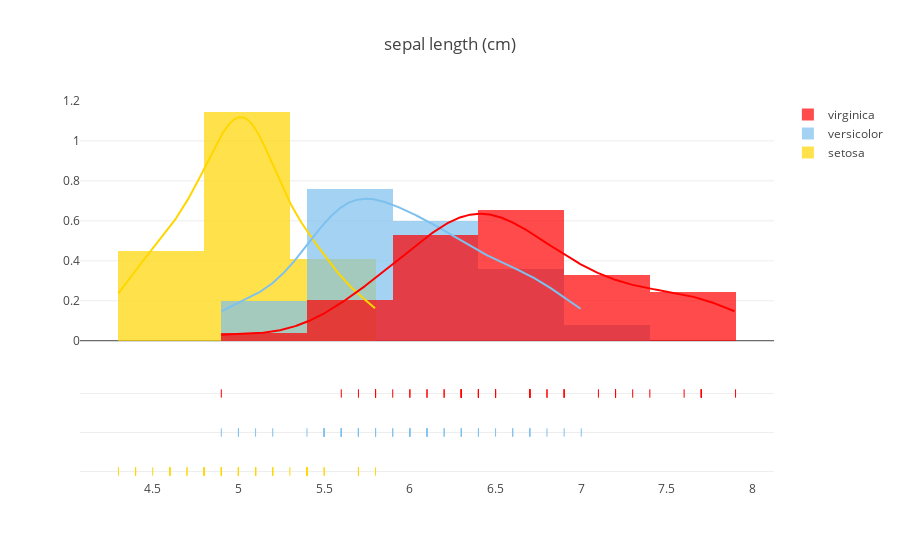
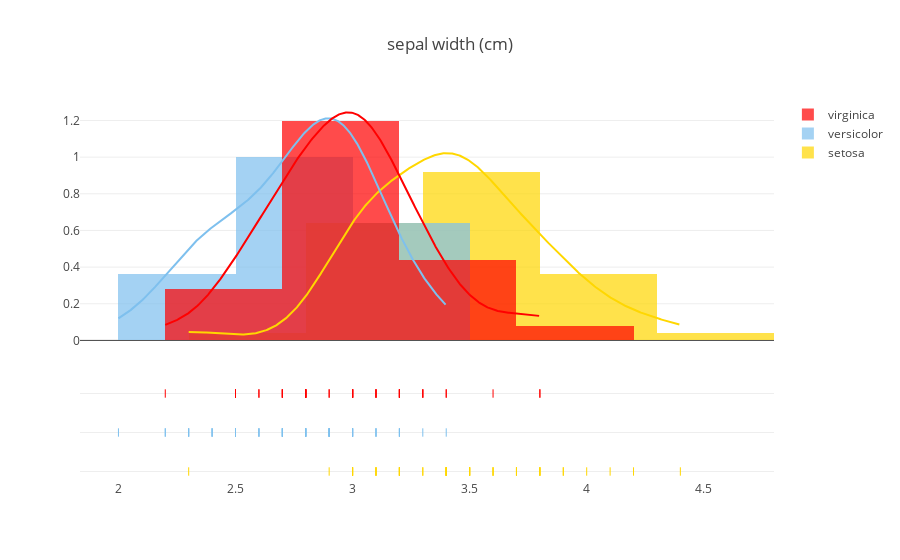
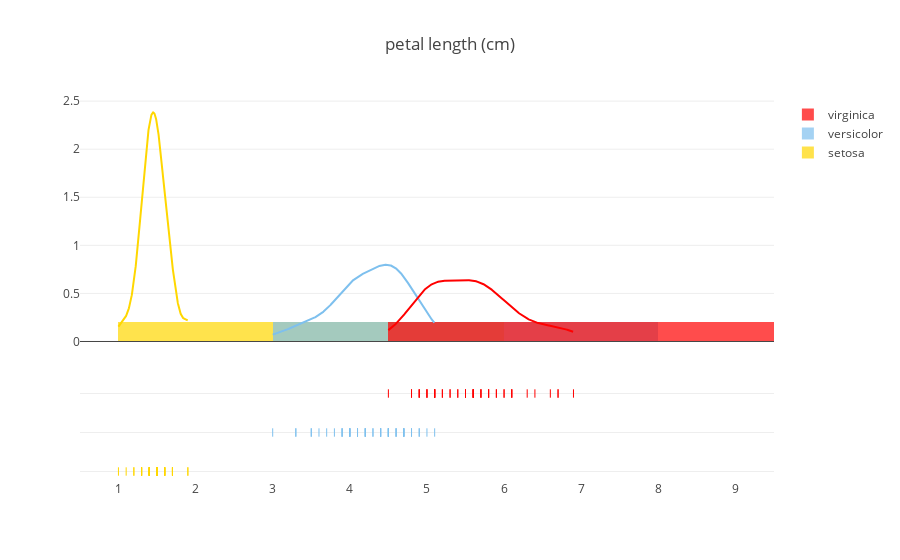
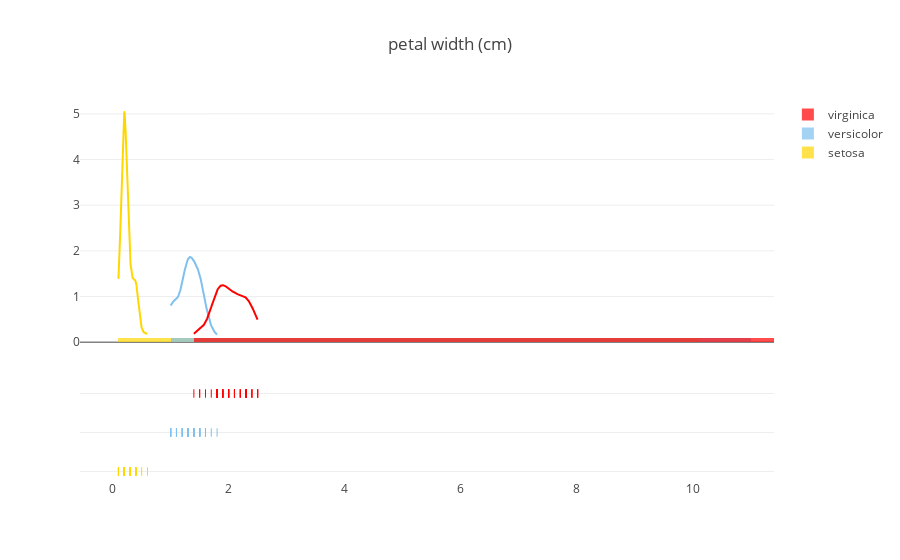

Notebook code cell kept with these figures, in order:
### Code cell
plot_distribution('sepal length (cm)', .5)
plot_distribution('sepal width (cm)', .5)
plot_distribution('petal length (cm)', 5)
plot_distribution('petal width (cm)', 10)

### Figure 1 — Plotly figure (JSON) as saved in the notebook; plotly's stock layout.template omitted (floating-point values rounded to 4 significant figures; data arrays with more than 128 entries replaced by an {"elided": "..."} marker saying what was removed)
{"data": [{"autobinx": false, "histnorm": "probability density", "legendgroup": "setosa", "marker": {"color": "#FFD700"}, "name": "setosa", "opacity": 0.7, "type": "histogram", "uid": "8b34f1ed-d793-406d-af57-40c13eba2fee", "x": [5.1, 4.9, 4.7, 4.6, 5, 5.4, 4.6, 5, 4.4, 4.9, 5.4, 4.8, 4.8, 4.3, 5.8, 5.7, 5.4, 5.1, 5.7, 5.1, 5.4, 5.1, 4.6, 5.1, 4.8, 5, 5, 5.2, 5.2, 4.7, 4.8, 5.4, 5.2, 5.5, 4.9, 5, 5.5, 4.9, 4.4, 5.1, 5, 4.5, 4.4, 5, 5.1, 4.8, 5.1, 4.6, 5.3, 5], "xaxis": "x", "xbins": {"end": 5.8, "size": 0.5, "start": 4.3}, "yaxis": "y"}, {"autobinx": false, "histnorm": "probability density", "legendgroup": "versicolor", "marker": {"color": "#7EC0EE"}, "name": "versicolor", "opacity": 0.7, "type": "histogram", "uid": "3303ca36-0ce8-4377-a250-16216abc7381", "x": [7, 6.4, 6.9, 5.5, 6.5, 5.7, 6.3, 4.9, 6.6, 5.2, 5, 5.9, 6, 6.1, 5.6, 6.7, 5.6, 5.8, 6.2, 5.6, 5.9, 6.1, 6.3, 6.1, 6.4, 6.6, 6.8, 6.7, 6, 5.7, 5.5, 5.5, 5.8, 6, 5.4, 6, 6.7, 6.3, 5.6, 5.5, 5.5, 6.1, 5.8, 5, 5.6, 5.7, 5.7, 6.2, 5.1, 5.7], "xaxis": "x", "xbins": {"end": 7, "size": 0.5, "start": 4.9}, "yaxis": "y"}, {"autobinx": false, "histnorm": "probability density", "legendgroup": "virginica", "marker": {"color": "#FF0000"}, "name": "virginica", "opacity": 0.7, "type": "histogram", "uid": "1d608d16-b46f-44b3-a6f9-37fda25dd41e", "x": [6.3, 5.8, 7.1, 6.3, 6.5, 7.6, 4.9, 7.3, 6.7, 7.2, 6.5, 6.4, 6.8, 5.7, 5.8, 6.4, 6.5, 7.7, 7.7, 6, 6.9, 5.6, 7.7, 6.3, 6.7, 7.2, 6.2, 6.1, 6.4, 7.2, 7.4, 7.9, 6.4, 6.3, 6.1, 7.7, 6.3, 6.4, 6, 6.9, 6.7, 6.9, 5.8, 6.8, 6.7, 6.7, 6.3, 6.5, 6.2, 5.9], "xaxis": "x", "xbins": {"end": 7.9, "size": 0.5, "start": 4.9}, "yaxis": "y"}, {"legendgroup": "setosa", "marker": {"color": "#FFD700"}, "mode": "lines", "name": "setosa", "showlegend": false, "type": "scatter", "uid": "9ba1ce51-520c-49bb-ad70-3b55a4c0a527", "x": {"elided": "500 float values"}, "xaxis": "x", "y": {"elided": "500 float values"}, "yaxis": "y"}, {"legendgroup": "versicolor", "marker": {"color": "#7EC0EE"}, "mode": "lines", "name": "versicolor", "showlegend": false, "type": "scatter", "uid": "8f5f0156-0deb-403d-a03a-4ae6ac11543a", "x": {"elided": "500 float values"}, "xaxis": "x", "y": {"elided": "500 float values"}, "yaxis": "y"}, {"legendgroup": "virginica", "marker": {"color": "#FF0000"}, "mode": "lines", "name": "virginica", "showlegend": false, "type": "scatter", "uid": "6dd01d19-6162-400c-98bd-e03c92c3ad6b", "x": {"elided": "500 float values"}, "xaxis": "x", "y": {"elided": "500 float values"}, "yaxis": "y"}, {"legendgroup": "setosa", "marker": {"color": "#FFD700", "symbol": "line-ns-open"}, "mode": "markers", "name": "setosa", "showlegend": false, "type": "scatter", "uid": "c7e64e7b-352c-4dad-b6f0-81a606ac6657", "x": [5.1, 4.9, 4.7, 4.6, 5, 5.4, 4.6, 5, 4.4, 4.9, 5.4, 4.8, 4.8, 4.3, 5.8, 5.7, 5.4, 5.1, 5.7, 5.1, 5.4, 5.1, 4.6, 5.1, 4.8, 5, 5, 5.2, 5.2, 4.7, 4.8, 5.4, 5.2, 5.5, 4.9, 5, 5.5, 4.9, 4.4, 5.1, 5, 4.5, 4.4, 5, 5.1, 4.8, 5.1, 4.6, 5.3, 5], "xaxis": "x", "y": ["setosa", "setosa", "setosa", "setosa", "setosa", "setosa", "setosa", "setosa", "setosa", "setosa", "setosa", "setosa", "setosa", "setosa", "setosa", "setosa", "setosa", "setosa", "setosa", "setosa", "setosa", "setosa", "setosa", "setosa", "setosa", "setosa", "setosa", "setosa", "setosa", "setosa", "setosa", "setosa", "setosa", "setosa", "setosa", "setosa", "setosa", "setosa", "setosa", "setosa", "setosa", "setosa", "setosa", "setosa", "setosa", "setosa", "setosa", "setosa", "setosa", "setosa"], "yaxis": "y2"}, {"legendgroup": "versicolor", "marker": {"color": "#7EC0EE", "symbol": "line-ns-open"}, "mode": "markers", "name": "versicolor", "showlegend": false, "type": "scatter", "uid": "cdaf88a5-771c-426a-8909-9100eba8976f", "x": [7, 6.4, 6.9, 5.5, 6.5, 5.7, 6.3, 4.9, 6.6, 5.2, 5, 5.9, 6, 6.1, 5.6, 6.7, 5.6, 5.8, 6.2, 5.6, 5.9, 6.1, 6.3, 6.1, 6.4, 6.6, 6.8, 6.7, 6, 5.7, 5.5, 5.5, 5.8, 6, 5.4, 6, 6.7, 6.3, 5.6, 5.5, 5.5, 6.1, 5.8, 5, 5.6, 5.7, 5.7, 6.2, 5.1, 5.7], "xaxis": "x", "y": ["versicolor", "versicolor", "versicolor", "versicolor", "versicolor", "versicolor", "versicolor", "versicolor", "versicolor", "versicolor", "versicolor", "versicolor", "versicolor", "versicolor", "versicolor", "versicolor", "versicolor", "versicolor", "versicolor", "versicolor", "versicolor", "versicolor", "versicolor", "versicolor", "versicolor", "versicolor", "versicolor", "versicolor", "versicolor", "versicolor", "versicolor", "versicolor", "versicolor", "versicolor", "versicolor", "versicolor", "versicolor", "versicolor", "versicolor", "versicolor", "versicolor", "versicolor", "versicolor", "versicolor", "versicolor", "versicolor", "versicolor", "versicolor", "versicolor", "versicolor"], "yaxis": "y2"}, {"legendgroup": "virginica", "marker": {"color": "#FF0000", "symbol": "line-ns-open"}, "mode": "markers", "name": "virginica", "showlegend": false, "type": "scatter", "uid": "c179f648-dd93-4a87-a985-75b800148961", "x": [6.3, 5.8, 7.1, 6.3, 6.5, 7.6, 4.9, 7.3, 6.7, 7.2, 6.5, 6.4, 6.8, 5.7, 5.8, 6.4, 6.5, 7.7, 7.7, 6, 6.9, 5.6, 7.7, 6.3, 6.7, 7.2, 6.2, 6.1, 6.4, 7.2, 7.4, 7.9, 6.4, 6.3, 6.1, 7.7, 6.3, 6.4, 6, 6.9, 6.7, 6.9, 5.8, 6.8, 6.7, 6.7, 6.3, 6.5, 6.2, 5.9], "xaxis": "x", "y": ["virginica", "virginica", "virginica", "virginica", "virginica", "virginica", "virginica", "virginica", "virginica", "virginica", "virginica", "virginica", "virginica", "virginica", "virginica", "virginica", "virginica", "virginica", "virginica", "virginica", "virginica", "virginica", "virginica", "virginica", "virginica", "virginica", "virginica", "virginica", "virginica", "virginica", "virginica", "virginica", "virginica", "virginica", "virginica", "virginica", "virginica", "virginica", "virginica", "virginica", "virginica", "virginica", "virginica", "virginica", "virginica", "virginica", "virginica", "virginica", "virginica", "virginica"], "yaxis": "y2"}], "layout": {"barmode": "overlay", "hovermode": "closest", "legend": {"traceorder": "reversed"}, "title": {"text": "sepal length (cm)"}, "xaxis": {"anchor": "y2", "domain": [0, 1], "zeroline": false}, "yaxis": {"anchor": "free", "domain": [0.35, 1], "position": 0}, "yaxis2": {"anchor": "x", "domain": [0, 0.25], "dtick": 1, "showticklabels": false}}}

### Figure 2 — Plotly figure (JSON) as saved in the notebook; plotly's stock layout.template omitted (floating-point values rounded to 4 significant figures; data arrays with more than 128 entries replaced by an {"elided": "..."} marker saying what was removed)
{"data": [{"autobinx": false, "histnorm": "probability density", "legendgroup": "setosa", "marker": {"color": "#FFD700"}, "name": "setosa", "opacity": 0.7, "type": "histogram", "uid": "83496e4d-a82f-4636-863e-af7fa880d8d7", "x": [3.5, 3, 3.2, 3.1, 3.6, 3.9, 3.4, 3.4, 2.9, 3.1, 3.7, 3.4, 3, 3, 4, 4.4, 3.9, 3.5, 3.8, 3.8, 3.4, 3.7, 3.6, 3.3, 3.4, 3, 3.4, 3.5, 3.4, 3.2, 3.1, 3.4, 4.1, 4.2, 3.1, 3.2, 3.5, 3.6, 3, 3.4, 3.5, 2.3, 3.2, 3.5, 3.8, 3, 3.8, 3.2, 3.7, 3.3], "xaxis": "x", "xbins": {"end": 4.4, "size": 0.5, "start": 2.3}, "yaxis": "y"}, {"autobinx": false, "histnorm": "probability density", "legendgroup": "versicolor", "marker": {"color": "#7EC0EE"}, "name": "versicolor", "opacity": 0.7, "type": "histogram", "uid": "52b30912-803c-4b79-b813-126fa2613d06", "x": [3.2, 3.2, 3.1, 2.3, 2.8, 2.8, 3.3, 2.4, 2.9, 2.7, 2, 3, 2.2, 2.9, 2.9, 3.1, 3, 2.7, 2.2, 2.5, 3.2, 2.8, 2.5, 2.8, 2.9, 3, 2.8, 3, 2.9, 2.6, 2.4, 2.4, 2.7, 2.7, 3, 3.4, 3.1, 2.3, 3, 2.5, 2.6, 3, 2.6, 2.3, 2.7, 3, 2.9, 2.9, 2.5, 2.8], "xaxis": "x", "xbins": {"end": 3.4, "size": 0.5, "start": 2}, "yaxis": "y"}, {"autobinx": false, "histnorm": "probability density", "legendgroup": "virginica", "marker": {"color": "#FF0000"}, "name": "virginica", "opacity": 0.7, "type": "histogram", "uid": "4b6e0fd6-01f0-4514-a48b-4dbbe4e82c89", "x": [3.3, 2.7, 3, 2.9, 3, 3, 2.5, 2.9, 2.5, 3.6, 3.2, 2.7, 3, 2.5, 2.8, 3.2, 3, 3.8, 2.6, 2.2, 3.2, 2.8, 2.8, 2.7, 3.3, 3.2, 2.8, 3, 2.8, 3, 2.8, 3.8, 2.8, 2.8, 2.6, 3, 3.4, 3.1, 3, 3.1, 3.1, 3.1, 2.7, 3.2, 3.3, 3, 2.5, 3, 3.4, 3], "xaxis": "x", "xbins": {"end": 3.8, "size": 0.5, "start": 2.2}, "yaxis": "y"}, {"legendgroup": "setosa", "marker": {"color": "#FFD700"}, "mode": "lines", "name": "setosa", "showlegend": false, "type": "scatter", "uid": "6edbd40b-92e9-45f5-ac5b-d1471f06c904", "x": {"elided": "500 float values"}, "xaxis": "x", "y": {"elided": "500 float values"}, "yaxis": "y"}, {"legendgroup": "versicolor", "marker": {"color": "#7EC0EE"}, "mode": "lines", "name": "versicolor", "showlegend": false, "type": "scatter", "uid": "0787e0dd-eb33-4d82-996c-cb6033007c89", "x": {"elided": "500 float values"}, "xaxis": "x", "y": {"elided": "500 float values"}, "yaxis": "y"}, {"legendgroup": "virginica", "marker": {"color": "#FF0000"}, "mode": "lines", "name": "virginica", "showlegend": false, "type": "scatter", "uid": "62d53e43-5d7a-4d35-b7dc-8e2ccca47825", "x": {"elided": "500 float values"}, "xaxis": "x", "y": {"elided": "500 float values"}, "yaxis": "y"}, {"legendgroup": "setosa", "marker": {"color": "#FFD700", "symbol": "line-ns-open"}, "mode": "markers", "name": "setosa", "showlegend": false, "type": "scatter", "uid": "a88dcb1f-a0ab-4400-a364-7e34f59fa8f1", "x": [3.5, 3, 3.2, 3.1, 3.6, 3.9, 3.4, 3.4, 2.9, 3.1, 3.7, 3.4, 3, 3, 4, 4.4, 3.9, 3.5, 3.8, 3.8, 3.4, 3.7, 3.6, 3.3, 3.4, 3, 3.4, 3.5, 3.4, 3.2, 3.1, 3.4, 4.1, 4.2, 3.1, 3.2, 3.5, 3.6, 3, 3.4, 3.5, 2.3, 3.2, 3.5, 3.8, 3, 3.8, 3.2, 3.7, 3.3], "xaxis": "x", "y": ["setosa", "setosa", "setosa", "setosa", "setosa", "setosa", "setosa", "setosa", "setosa", "setosa", "setosa", "setosa", "setosa", "setosa", "setosa", "setosa", "setosa", "setosa", "setosa", "setosa", "setosa", "setosa", "setosa", "setosa", "setosa", "setosa", "setosa", "setosa", "setosa", "setosa", "setosa", "setosa", "setosa", "setosa", "setosa", "setosa", "setosa", "setosa", "setosa", "setosa", "setosa", "setosa", "setosa", "setosa", "setosa", "setosa", "setosa", "setosa", "setosa", "setosa"], "yaxis": "y2"}, {"legendgroup": "versicolor", "marker": {"color": "#7EC0EE", "symbol": "line-ns-open"}, "mode": "markers", "name": "versicolor", "showlegend": false, "type": "scatter", "uid": "ee085181-4b23-4c2d-80d3-003a9007c789", "x": [3.2, 3.2, 3.1, 2.3, 2.8, 2.8, 3.3, 2.4, 2.9, 2.7, 2, 3, 2.2, 2.9, 2.9, 3.1, 3, 2.7, 2.2, 2.5, 3.2, 2.8, 2.5, 2.8, 2.9, 3, 2.8, 3, 2.9, 2.6, 2.4, 2.4, 2.7, 2.7, 3, 3.4, 3.1, 2.3, 3, 2.5, 2.6, 3, 2.6, 2.3, 2.7, 3, 2.9, 2.9, 2.5, 2.8], "xaxis": "x", "y": ["versicolor", "versicolor", "versicolor", "versicolor", "versicolor", "versicolor", "versicolor", "versicolor", "versicolor", "versicolor", "versicolor", "versicolor", "versicolor", "versicolor", "versicolor", "versicolor", "versicolor", "versicolor", "versicolor", "versicolor", "versicolor", "versicolor", "versicolor", "versicolor", "versicolor", "versicolor", "versicolor", "versicolor", "versicolor", "versicolor", "versicolor", "versicolor", "versicolor", "versicolor", "versicolor", "versicolor", "versicolor", "versicolor", "versicolor", "versicolor", "versicolor", "versicolor", "versicolor", "versicolor", "versicolor", "versicolor", "versicolor", "versicolor", "versicolor", "versicolor"], "yaxis": "y2"}, {"legendgroup": "virginica", "marker": {"color": "#FF0000", "symbol": "line-ns-open"}, "mode": "markers", "name": "virginica", "showlegend": false, "type": "scatter", "uid": "511c4900-2f51-4d16-a74f-ae10b763bef7", "x": [3.3, 2.7, 3, 2.9, 3, 3, 2.5, 2.9, 2.5, 3.6, 3.2, 2.7, 3, 2.5, 2.8, 3.2, 3, 3.8, 2.6, 2.2, 3.2, 2.8, 2.8, 2.7, 3.3, 3.2, 2.8, 3, 2.8, 3, 2.8, 3.8, 2.8, 2.8, 2.6, 3, 3.4, 3.1, 3, 3.1, 3.1, 3.1, 2.7, 3.2, 3.3, 3, 2.5, 3, 3.4, 3], "xaxis": "x", "y": ["virginica", "virginica", "virginica", "virginica", "virginica", "virginica", "virginica", "virginica", "virginica", "virginica", "virginica", "virginica", "virginica", "virginica", "virginica", "virginica", "virginica", "virginica", "virginica", "virginica", "virginica", "virginica", "virginica", "virginica", "virginica", "virginica", "virginica", "virginica", "virginica", "virginica", "virginica", "virginica", "virginica", "virginica", "virginica", "virginica", "virginica", "virginica", "virginica", "virginica", "virginica", "virginica", "virginica", "virginica", "virginica", "virginica", "virginica", "virginica", "virginica", "virginica"], "yaxis": "y2"}], "layout": {"barmode": "overlay", "hovermode": "closest", "legend": {"traceorder": "reversed"}, "title": {"text": "sepal width (cm)"}, "xaxis": {"anchor": "y2", "domain": [0, 1], "zeroline": false}, "yaxis": {"anchor": "free", "domain": [0.35, 1], "position": 0}, "yaxis2": {"anchor": "x", "domain": [0, 0.25], "dtick": 1, "showticklabels": false}}}

### Figure 3 — Plotly figure (JSON) as saved in the notebook; plotly's stock layout.template omitted (floating-point values rounded to 4 significant figures; data arrays with more than 128 entries replaced by an {"elided": "..."} marker saying what was removed)
{"data": [{"autobinx": false, "histnorm": "probability density", "legendgroup": "setosa", "marker": {"color": "#FFD700"}, "name": "setosa", "opacity": 0.7, "type": "histogram", "uid": "c024b080-546e-4909-bed0-844533064b74", "x": [1.4, 1.4, 1.3, 1.5, 1.4, 1.7, 1.4, 1.5, 1.4, 1.5, 1.5, 1.6, 1.4, 1.1, 1.2, 1.5, 1.3, 1.4, 1.7, 1.5, 1.7, 1.5, 1, 1.7, 1.9, 1.6, 1.6, 1.5, 1.4, 1.6, 1.6, 1.5, 1.5, 1.4, 1.5, 1.2, 1.3, 1.4, 1.3, 1.5, 1.3, 1.3, 1.3, 1.6, 1.9, 1.4, 1.6, 1.4, 1.5, 1.4], "xaxis": "x", "xbins": {"end": 1.9, "size": 5, "start": 1}, "yaxis": "y"}, {"autobinx": false, "histnorm": "probability density", "legendgroup": "versicolor", "marker": {"color": "#7EC0EE"}, "name": "versicolor", "opacity": 0.7, "type": "histogram", "uid": "8fb39b0a-a64d-4e75-9ccd-ba37734d356d", "x": [4.7, 4.5, 4.9, 4, 4.6, 4.5, 4.7, 3.3, 4.6, 3.9, 3.5, 4.2, 4, 4.7, 3.6, 4.4, 4.5, 4.1, 4.5, 3.9, 4.8, 4, 4.9, 4.7, 4.3, 4.4, 4.8, 5, 4.5, 3.5, 3.8, 3.7, 3.9, 5.1, 4.5, 4.5, 4.7, 4.4, 4.1, 4, 4.4, 4.6, 4, 3.3, 4.2, 4.2, 4.2, 4.3, 3, 4.1], "xaxis": "x", "xbins": {"end": 5.1, "size": 5, "start": 3}, "yaxis": "y"}, {"autobinx": false, "histnorm": "probability density", "legendgroup": "virginica", "marker": {"color": "#FF0000"}, "name": "virginica", "opacity": 0.7, "type": "histogram", "uid": "e35515ec-5dd4-4a75-b400-4a7595353158", "x": [6, 5.1, 5.9, 5.6, 5.8, 6.6, 4.5, 6.3, 5.8, 6.1, 5.1, 5.3, 5.5, 5, 5.1, 5.3, 5.5, 6.7, 6.9, 5, 5.7, 4.9, 6.7, 4.9, 5.7, 6, 4.8, 4.9, 5.6, 5.8, 6.1, 6.4, 5.6, 5.1, 5.6, 6.1, 5.6, 5.5, 4.8, 5.4, 5.6, 5.1, 5.1, 5.9, 5.7, 5.2, 5, 5.2, 5.4, 5.1], "xaxis": "x", "xbins": {"end": 6.9, "size": 5, "start": 4.5}, "yaxis": "y"}, {"legendgroup": "setosa", "marker": {"color": "#FFD700"}, "mode": "lines", "name": "setosa", "showlegend": false, "type": "scatter", "uid": "18605098-6689-4290-b6ad-1250c64fdd1a", "x": {"elided": "500 float values"}, "xaxis": "x", "y": {"elided": "500 float values"}, "yaxis": "y"}, {"legendgroup": "versicolor", "marker": {"color": "#7EC0EE"}, "mode": "lines", "name": "versicolor", "showlegend": false, "type": "scatter", "uid": "1c4703cc-f497-4e0f-b299-bb86357c812e", "x": {"elided": "500 float values"}, "xaxis": "x", "y": {"elided": "500 float values"}, "yaxis": "y"}, {"legendgroup": "virginica", "marker": {"color": "#FF0000"}, "mode": "lines", "name": "virginica", "showlegend": false, "type": "scatter", "uid": "6902cf5d-6603-420f-9d76-661d90758328", "x": {"elided": "500 float values"}, "xaxis": "x", "y": {"elided": "500 float values"}, "yaxis": "y"}, {"legendgroup": "setosa", "marker": {"color": "#FFD700", "symbol": "line-ns-open"}, "mode": "markers", "name": "setosa", "showlegend": false, "type": "scatter", "uid": "6464a0e0-f0fb-4418-8526-631854671290", "x": [1.4, 1.4, 1.3, 1.5, 1.4, 1.7, 1.4, 1.5, 1.4, 1.5, 1.5, 1.6, 1.4, 1.1, 1.2, 1.5, 1.3, 1.4, 1.7, 1.5, 1.7, 1.5, 1, 1.7, 1.9, 1.6, 1.6, 1.5, 1.4, 1.6, 1.6, 1.5, 1.5, 1.4, 1.5, 1.2, 1.3, 1.4, 1.3, 1.5, 1.3, 1.3, 1.3, 1.6, 1.9, 1.4, 1.6, 1.4, 1.5, 1.4], "xaxis": "x", "y": ["setosa", "setosa", "setosa", "setosa", "setosa", "setosa", "setosa", "setosa", "setosa", "setosa", "setosa", "setosa", "setosa", "setosa", "setosa", "setosa", "setosa", "setosa", "setosa", "setosa", "setosa", "setosa", "setosa", "setosa", "setosa", "setosa", "setosa", "setosa", "setosa", "setosa", "setosa", "setosa", "setosa", "setosa", "setosa", "setosa", "setosa", "setosa", "setosa", "setosa", "setosa", "setosa", "setosa", "setosa", "setosa", "setosa", "setosa", "setosa", "setosa", "setosa"], "yaxis": "y2"}, {"legendgroup": "versicolor", "marker": {"color": "#7EC0EE", "symbol": "line-ns-open"}, "mode": "markers", "name": "versicolor", "showlegend": false, "type": "scatter", "uid": "5d1773f0-d87c-4e51-88c0-c3bd10cb64d0", "x": [4.7, 4.5, 4.9, 4, 4.6, 4.5, 4.7, 3.3, 4.6, 3.9, 3.5, 4.2, 4, 4.7, 3.6, 4.4, 4.5, 4.1, 4.5, 3.9, 4.8, 4, 4.9, 4.7, 4.3, 4.4, 4.8, 5, 4.5, 3.5, 3.8, 3.7, 3.9, 5.1, 4.5, 4.5, 4.7, 4.4, 4.1, 4, 4.4, 4.6, 4, 3.3, 4.2, 4.2, 4.2, 4.3, 3, 4.1], "xaxis": "x", "y": ["versicolor", "versicolor", "versicolor", "versicolor", "versicolor", "versicolor", "versicolor", "versicolor", "versicolor", "versicolor", "versicolor", "versicolor", "versicolor", "versicolor", "versicolor", "versicolor", "versicolor", "versicolor", "versicolor", "versicolor", "versicolor", "versicolor", "versicolor", "versicolor", "versicolor", "versicolor", "versicolor", "versicolor", "versicolor", "versicolor", "versicolor", "versicolor", "versicolor", "versicolor", "versicolor", "versicolor", "versicolor", "versicolor", "versicolor", "versicolor", "versicolor", "versicolor", "versicolor", "versicolor", "versicolor", "versicolor", "versicolor", "versicolor", "versicolor", "versicolor"], "yaxis": "y2"}, {"legendgroup": "virginica", "marker": {"color": "#FF0000", "symbol": "line-ns-open"}, "mode": "markers", "name": "virginica", "showlegend": false, "type": "scatter", "uid": "8aea5c17-390a-4c69-a071-0fd594b0e853", "x": [6, 5.1, 5.9, 5.6, 5.8, 6.6, 4.5, 6.3, 5.8, 6.1, 5.1, 5.3, 5.5, 5, 5.1, 5.3, 5.5, 6.7, 6.9, 5, 5.7, 4.9, 6.7, 4.9, 5.7, 6, 4.8, 4.9, 5.6, 5.8, 6.1, 6.4, 5.6, 5.1, 5.6, 6.1, 5.6, 5.5, 4.8, 5.4, 5.6, 5.1, 5.1, 5.9, 5.7, 5.2, 5, 5.2, 5.4, 5.1], "xaxis": "x", "y": ["virginica", "virginica", "virginica", "virginica", "virginica", "virginica", "virginica", "virginica", "virginica", "virginica", "virginica", "virginica", "virginica", "virginica", "virginica", "virginica", "virginica", "virginica", "virginica", "virginica", "virginica", "virginica", "virginica", "virginica", "virginica", "virginica", "virginica", "virginica", "virginica", "virginica", "virginica", "virginica", "virginica", "virginica", "virginica", "virginica", "virginica", "virginica", "virginica", "virginica", "virginica", "virginica", "virginica", "virginica", "virginica", "virginica", "virginica", "virginica", "virginica", "virginica"], "yaxis": "y2"}], "layout": {"barmode": "overlay", "hovermode": "closest", "legend": {"traceorder": "reversed"}, "title": {"text": "petal length (cm)"}, "xaxis": {"anchor": "y2", "domain": [0, 1], "zeroline": false}, "yaxis": {"anchor": "free", "domain": [0.35, 1], "position": 0}, "yaxis2": {"anchor": "x", "domain": [0, 0.25], "dtick": 1, "showticklabels": false}}}

### Figure 4 — Plotly figure (JSON) as saved in the notebook; plotly's stock layout.template omitted (floating-point values rounded to 4 significant figures; data arrays with more than 128 entries replaced by an {"elided": "..."} marker saying what was removed)
{"data": [{"autobinx": false, "histnorm": "probability density", "legendgroup": "setosa", "marker": {"color": "#FFD700"}, "name": "setosa", "opacity": 0.7, "type": "histogram", "uid": "88c11153-6540-4885-b370-ac06cfc2f011", "x": [0.2, 0.2, 0.2, 0.2, 0.2, 0.4, 0.3, 0.2, 0.2, 0.1, 0.2, 0.2, 0.1, 0.1, 0.2, 0.4, 0.4, 0.3, 0.3, 0.3, 0.2, 0.4, 0.2, 0.5, 0.2, 0.2, 0.4, 0.2, 0.2, 0.2, 0.2, 0.4, 0.1, 0.2, 0.2, 0.2, 0.2, 0.1, 0.2, 0.2, 0.3, 0.3, 0.2, 0.6, 0.4, 0.3, 0.2, 0.2, 0.2, 0.2], "xaxis": "x", "xbins": {"end": 0.6, "size": 10, "start": 0.1}, "yaxis": "y"}, {"autobinx": false, "histnorm": "probability density", "legendgroup": "versicolor", "marker": {"color": "#7EC0EE"}, "name": "versicolor", "opacity": 0.7, "type": "histogram", "uid": "233967e0-80e6-4bbc-b303-81172f3b093c", "x": [1.4, 1.5, 1.5, 1.3, 1.5, 1.3, 1.6, 1, 1.3, 1.4, 1, 1.5, 1, 1.4, 1.3, 1.4, 1.5, 1, 1.5, 1.1, 1.8, 1.3, 1.5, 1.2, 1.3, 1.4, 1.4, 1.7, 1.5, 1, 1.1, 1, 1.2, 1.6, 1.5, 1.6, 1.5, 1.3, 1.3, 1.3, 1.2, 1.4, 1.2, 1, 1.3, 1.2, 1.3, 1.3, 1.1, 1.3], "xaxis": "x", "xbins": {"end": 1.8, "size": 10, "start": 1}, "yaxis": "y"}, {"autobinx": false, "histnorm": "probability density", "legendgroup": "virginica", "marker": {"color": "#FF0000"}, "name": "virginica", "opacity": 0.7, "type": "histogram", "uid": "a41ad7e1-9127-4ce6-b548-dfc10653e403", "x": [2.5, 1.9, 2.1, 1.8, 2.2, 2.1, 1.7, 1.8, 1.8, 2.5, 2, 1.9, 2.1, 2, 2.4, 2.3, 1.8, 2.2, 2.3, 1.5, 2.3, 2, 2, 1.8, 2.1, 1.8, 1.8, 1.8, 2.1, 1.6, 1.9, 2, 2.2, 1.5, 1.4, 2.3, 2.4, 1.8, 1.8, 2.1, 2.4, 2.3, 1.9, 2.3, 2.5, 2.3, 1.9, 2, 2.3, 1.8], "xaxis": "x", "xbins": {"end": 2.5, "size": 10, "start": 1.4}, "yaxis": "y"}, {"legendgroup": "setosa", "marker": {"color": "#FFD700"}, "mode": "lines", "name": "setosa", "showlegend": false, "type": "scatter", "uid": "3b35aaf6-928c-4a31-8e56-76ef8b667dca", "x": {"elided": "500 float values"}, "xaxis": "x", "y": {"elided": "500 float values"}, "yaxis": "y"}, {"legendgroup": "versicolor", "marker": {"color": "#7EC0EE"}, "mode": "lines", "name": "versicolor", "showlegend": false, "type": "scatter", "uid": "95b853a7-f021-4878-aa10-457cd88935d7", "x": {"elided": "500 float values"}, "xaxis": "x", "y": {"elided": "500 float values"}, "yaxis": "y"}, {"legendgroup": "virginica", "marker": {"color": "#FF0000"}, "mode": "lines", "name": "virginica", "showlegend": false, "type": "scatter", "uid": "f2efd0c0-94c7-4ed0-90f7-50d49f874643", "x": {"elided": "500 float values"}, "xaxis": "x", "y": {"elided": "500 float values"}, "yaxis": "y"}, {"legendgroup": "setosa", "marker": {"color": "#FFD700", "symbol": "line-ns-open"}, "mode": "markers", "name": "setosa", "showlegend": false, "type": "scatter", "uid": "43b70e75-fec7-4f3d-8974-0a71a68f4307", "x": [0.2, 0.2, 0.2, 0.2, 0.2, 0.4, 0.3, 0.2, 0.2, 0.1, 0.2, 0.2, 0.1, 0.1, 0.2, 0.4, 0.4, 0.3, 0.3, 0.3, 0.2, 0.4, 0.2, 0.5, 0.2, 0.2, 0.4, 0.2, 0.2, 0.2, 0.2, 0.4, 0.1, 0.2, 0.2, 0.2, 0.2, 0.1, 0.2, 0.2, 0.3, 0.3, 0.2, 0.6, 0.4, 0.3, 0.2, 0.2, 0.2, 0.2], "xaxis": "x", "y": ["setosa", "setosa", "setosa", "setosa", "setosa", "setosa", "setosa", "setosa", "setosa", "setosa", "setosa", "setosa", "setosa", "setosa", "setosa", "setosa", "setosa", "setosa", "setosa", "setosa", "setosa", "setosa", "setosa", "setosa", "setosa", "setosa", "setosa", "setosa", "setosa", "setosa", "setosa", "setosa", "setosa", "setosa", "setosa", "setosa", "setosa", "setosa", "setosa", "setosa", "setosa", "setosa", "setosa", "setosa", "setosa", "setosa", "setosa", "setosa", "setosa", "setosa"], "yaxis": "y2"}, {"legendgroup": "versicolor", "marker": {"color": "#7EC0EE", "symbol": "line-ns-open"}, "mode": "markers", "name": "versicolor", "showlegend": false, "type": "scatter", "uid": "428922b0-275d-4e7a-aa57-c7866122d285", "x": [1.4, 1.5, 1.5, 1.3, 1.5, 1.3, 1.6, 1, 1.3, 1.4, 1, 1.5, 1, 1.4, 1.3, 1.4, 1.5, 1, 1.5, 1.1, 1.8, 1.3, 1.5, 1.2, 1.3, 1.4, 1.4, 1.7, 1.5, 1, 1.1, 1, 1.2, 1.6, 1.5, 1.6, 1.5, 1.3, 1.3, 1.3, 1.2, 1.4, 1.2, 1, 1.3, 1.2, 1.3, 1.3, 1.1, 1.3], "xaxis": "x", "y": ["versicolor", "versicolor", "versicolor", "versicolor", "versicolor", "versicolor", "versicolor", "versicolor", "versicolor", "versicolor", "versicolor", "versicolor", "versicolor", "versicolor", "versicolor", "versicolor", "versicolor", "versicolor", "versicolor", "versicolor", "versicolor", "versicolor", "versicolor", "versicolor", "versicolor", "versicolor", "versicolor", "versicolor", "versicolor", "versicolor", "versicolor", "versicolor", "versicolor", "versicolor", "versicolor", "versicolor", "versicolor", "versicolor", "versicolor", "versicolor", "versicolor", "versicolor", "versicolor", "versicolor", "versicolor", "versicolor", "versicolor", "versicolor", "versicolor", "versicolor"], "yaxis": "y2"}, {"legendgroup": "virginica", "marker": {"color": "#FF0000", "symbol": "line-ns-open"}, "mode": "markers", "name": "virginica", "showlegend": false, "type": "scatter", "uid": "e9843c59-fe9b-4407-bb2d-313753584d43", "x": [2.5, 1.9, 2.1, 1.8, 2.2, 2.1, 1.7, 1.8, 1.8, 2.5, 2, 1.9, 2.1, 2, 2.4, 2.3, 1.8, 2.2, 2.3, 1.5, 2.3, 2, 2, 1.8, 2.1, 1.8, 1.8, 1.8, 2.1, 1.6, 1.9, 2, 2.2, 1.5, 1.4, 2.3, 2.4, 1.8, 1.8, 2.1, 2.4, 2.3, 1.9, 2.3, 2.5, 2.3, 1.9, 2, 2.3, 1.8], "xaxis": "x", "y": ["virginica", "virginica", "virginica", "virginica", "virginica", "virginica", "virginica", "virginica", "virginica", "virginica", "virginica", "virginica", "virginica", "virginica", "virginica", "virginica", "virginica", "virginica", "virginica", "virginica", "virginica", "virginica", "virginica", "virginica", "virginica", "virginica", "virginica", "virginica", "virginica", "virginica", "virginica", "virginica", "virginica", "virginica", "virginica", "virginica", "virginica", "virginica", "virginica", "virginica", "virginica", "virginica", "virginica", "virginica", "virginica", "virginica", "virginica", "virginica", "virginica", "virginica"], "yaxis": "y2"}], "layout": {"barmode": "overlay", "hovermode": "closest", "legend": {"traceorder": "reversed"}, "title": {"text": "petal width (cm)"}, "xaxis": {"anchor": "y2", "domain": [0, 1], "zeroline": false}, "yaxis": {"anchor": "free", "domain": [0.35, 1], "position": 0}, "yaxis2": {"anchor": "x", "domain": [0, 0.25], "dtick": 1, "showticklabels": false}}}
